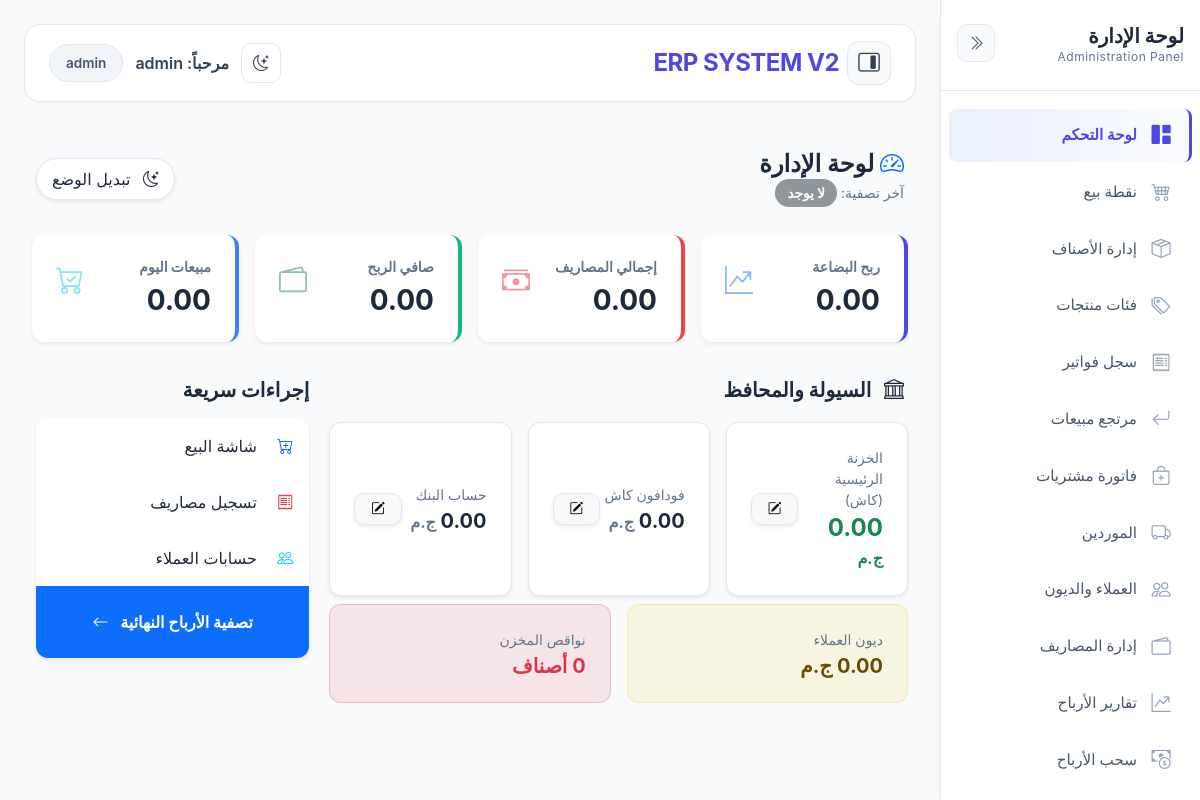
Page /views/admin_dashboard.php (signed in) on the committed database.
### tables this page shows
CREATE TABLE `wallets` (
  `id` int(11) NOT NULL,
  `wallet_name` varchar(50) DEFAULT NULL,
  `balance` decimal(15,2) DEFAULT 0.00,
  `updated_at` timestamp NOT NULL DEFAULT current_timestamp() ON UPDATE current_timestamp()
);

### views/admin_dashboard.php (the view, shortened to what this page needs)
<?php
require_once '../includes/auth.php';
$last_withdraw = $pdo->query("SELECT MAX(created_at) FROM profit_withdrawals")->fetchColumn();
$filter_date = $last_withdraw ? $last_withdraw : '2000-01-01 00:00:00';
$today = date('Y-m-d');
$stmt = $pdo->prepare("SELECT (SELECT COALESCE(SUM(amount),0) FROM cash_transactions WHERE type='income' AND related_type='sale' AND DATE(created_at) = ?) - (SELECT COALESCE(SUM(amount), 0) FROM cash_transactions WHERE related_type='return' AND DATE(created_at) = ?)");
$stmt->execute([$today, $today]);
$today_sales = $stmt->fetchColumn() ?: 0;
$stmt = $pdo->prepare("SELECT SUM(amount) FROM expenses WHERE created_at > ?");
$stmt->execute([$filter_date]);
$total_expenses = $stmt->fetchColumn() ?: 0;
$stmt = $pdo->prepare("
    SELECT COALESCE(SUM(t.item_profit - t.invoice_discount), 0)
    FROM (
        SELECT
            i.id,
            i.created_at,
            COALESCE(i.invoice_discount, 0) AS invoice_discount,
            SUM((ii.price - p.cost_price) * ii.quantity) AS item_profit
        FROM invoices i
        JOIN invoice_items ii ON ii.invoice_id = i.id
        JOIN products p ON p.id = ii.product_id
        GROUP BY i.id, i.created_at, i.invoice_discount
    ) t
    WHERE t.created_at > ?
");
$stmt->execute([$filter_date]);
$sales_profit = $stmt->fetchColumn() ?: 0;
$stmt = $pdo->prepare("SELECT SUM((r.return_price - (p.cost_price * r.quantity))) FROM returns r JOIN products p ON r.product_id = p.id WHERE r.created_at > ?");
$stmt->execute([$filter_date]);
$returns_loss = $stmt->fetchColumn() ?: 0;
$gross_profit = $sales_profit - $returns_loss;
$net_profit = $gross_profit - $total_expenses;
$total_customer_debts = $pdo->query("SELECT SUM(balance) FROM customers")->fetchColumn() ?: 0;
$cash_in_hand = (float) ($pdo->query("SELECT COALESCE(SUM(CASE WHEN type='income' THEN amount ELSE -amount END),0) FROM cash_transactions WHERE payment_method='cash'")->fetchColumn() ?: 0);
$low_stock_count = $pdo->query("SELECT COUNT(*) FROM products WHERE stock_quantity <= 5 AND deleted_at IS NULL")->fetchColumn();
$pdo->exec("
    CREATE TABLE IF NOT EXISTS `wallets` (
        `id` int(11) NOT NULL AUTO_INCREMENT,
        `wallet_name` varchar(50) NOT NULL,
        `balance` decimal(10,2) DEFAULT 0.00,
        `created_at` timestamp NULL DEFAULT CURRENT_TIMESTAMP,
        PRIMARY KEY (`id`),
        UNIQUE KEY `wallet_name` (`wallet_name`)
    ) ENGINE=InnoDB DEFAULT CHARSET=utf8mb4
");
$pdo->exec("INSERT INTO wallets (wallet_name, balance) SELECT 'vodafone', 0 WHERE NOT EXISTS (SELECT 1 FROM wallets WHERE wallet_name = 'vodafone')");
$pdo->exec("INSERT INTO wallets (wallet_name, balance) SELECT 'bank', 0 WHERE NOT EXISTS (SELECT 1 FROM wallets WHERE wallet_name = 'bank')");
$pdo->exec("
    UPDATE wallets w
    SET balance = (
        SELECT COALESCE(SUM(CASE WHEN ct.type = 'income' THEN ct.amount ELSE -ct.amount END), 0)
        FROM cash_transactions ct
        WHERE ct.payment_method = 'vodafone'
    )
    WHERE w.wallet_name = 'vodafone'
");
$pdo->exec("
    UPDATE wallets w
    SET balance = (
        SELECT COALESCE(SUM(CASE WHEN ct.type = 'income' THEN ct.amount ELSE -ct.amount END), 0)
        FROM cash_transactions ct
        WHERE ct.payment_method = 'bank'
    )
    WHERE w.wallet_name = 'bank'
");
$wallets = $pdo->query("SELECT * FROM wallets")->fetchAll();
require_once '../includes/header.php';
?>
<div class="container-fluid py-4">
    <div class="d-flex justify-content-between align-items-center mb-4">
        <div>
            <h2 class="h4 fw-bold mb-0 text-dark"><i class="bi bi-speedometer2 text-primary"></i> لوحة الإدارة</h2>
            <div class="text-muted small">آخر تصفية: <span class="badge bg-secondary opacity-75"><?= $last_withdraw ?: 'لا يوجد' ?></span></div>
        </div>
        <button onclick="toggleTheme()" class="theme-toggle shadow-sm">
            <i id="theme-icon" class="bi bi-moon-stars"></i> <span class="d-none d-md-inline ms-2">تبديل الوضع</span>
        </button>
    </div>
    <div class="row g-3 mb-4">
        <?php
        $stats = [
            ['title' => 'ربح البضاعة', 'value' => $gross_profit, 'bg' => 'primary', 'icon' => 'graph-up-arrow'],
            ['title' => 'إجمالي المصاريف', 'value' => $total_expenses, 'bg' => 'danger', 'icon' => 'cash-stack'],
            ['title' => 'صافي الربح', 'value' => $net_profit, 'bg' => 'success', 'icon' => 'wallet2'],
            ['title' => 'مبيعات اليوم', 'value' => $today_sales, 'bg' => 'info', 'icon' => 'cart-check']
        ];
        foreach($stats as $stat): ?>
        <div class="col-md-3">
            <div class="card border-0 shadow-sm" style="border-right: 4px solid var(--bs-<?= $stat['bg'] ?>) !important;">
                <div class="card-body">
                    <div class="d-flex justify-content-between">
                        <div>
                            <h6 class="text-muted small fw-bold mb-2"><?= $stat['title'] ?></h6>
                            <h3 class="mb-0 fw-bold"><?= number_format($stat['value'], 2) ?></h3>
                        </div>
                        <div class="text-<?= $stat['bg'] ?> fs-3 opacity-50"><i class="bi bi-<?= $stat['icon'] ?>"></i></div>
                    </div>
                </div>
            </div>
        </div>
        <?php endforeach; ?>
    </div>
    <div class="row g-4">
        <div class="col-md-8">
            <h5 class="fw-bold mb-3"><i class="bi bi-bank me-2"></i> السيولة والمحافظ</h5>
            <div class="row g-3">
                <div class="col-md-4">
                    <div class="card h-100 shadow-sm">
                        <div class="card-body d-flex justify-content-between align-items-center py-4">
                            <div class="text-center text-md-start flex-grow-1">
                                <p class="text-muted mb-1 small">الخزنة الرئيسية (كاش)</p>
                                <h4 class="text-success fw-bold mb-0"><?= number_format($cash_in_hand, 2) ?> <small class="fs-6">ج.م</small></h4>
                            </div>
                            <button type="button" class="btn btn-sm btn-light border shadow-sm" data-bs-toggle="modal" data-bs-target="#adjModalCash" title="إيداع أو سحب كاش">
                                <i class="bi bi-pencil-square"></i>
                            </button>
                        </div>
                    </div>
                </div>
                <?php foreach ($wallets as $w):
                    $wn = $w['wallet_name'];
                    $wlabel = $wn === 'vodafone' ? 'فودافون كاش' : 'حساب البنك';
                ?>
                <div class="col-md-4">
                    <div class="card h-100 shadow-sm">
                        <div class="card-body d-flex justify-content-between align-items-center">
                            <div>
                                <p class="text-muted mb-1 small"><?= htmlspecialchars($wlabel) ?></p>
                                <h5 class="mb-0 fw-bold"><?= number_format((float) $w['balance'], 2) ?> <small class="text-muted fs-6">ج.م</small></h5>
                            </div>
                            <button type="button" class="btn btn-sm btn-light border shadow-sm" data-bs-toggle="modal" data-bs-target="#adjModal<?= (int) $w['id'] ?>"><i class="bi bi-pencil-square"></i></button>
                        </div>
                    </div>
                </div>
                <?php endforeach; ?>
            </div>
            <div class="row g-3 mt-1">
                <div class="col-md-6">
                    <div class="card bg-warning bg-opacity-10 border-warning border-opacity-25 shadow-none">
                        <div class="card-body">
                            <p class="text-muted mb-1 small">ديون العملاء</p>
                            <h5 class="mb-0 fw-bold text-warning-emphasis"><?= number_format($total_customer_debts, 2) ?> ج.م</h5>
                        </div>
                    </div>
                </div>
                <div class="col-md-6">
                    <div class="card bg-danger bg-opacity-10 border-danger border-opacity-25 shadow-none">
                        <div class="card-body">
                            <p class="text-muted mb-1 small">نواقص المخزن</p>
                            <h5 class="mb-0 fw-bold text-danger"><?= $low_stock_count ?> أصناف</h5>
                        </div>
                    </div>
                </div>
            </div>
        </div>
        <div class="col-md-4">
            <h5 class="fw-bold mb-3">إجراءات سريعة</h5>
            <div class="card border-0 shadow-sm overflow-hidden">
                <div class="list-group list-group-flush">
                    <a href="pos.php" class="list-group-item list-group-item-action py-3 border-0"><i class="bi bi-cart-plus text-primary me-3"></i> شاشة البيع</a>
                    <a href="expenses.php" class="list-group-item list-group-item-action py-3 border-0"><i class="bi bi-receipt text-danger me-3"></i> تسجيل مصاريف</a>
                    <a href="customers.php" class="list-group-item list-group-item-action py-3 border-0"><i class="bi bi-people text-info me-3"></i> حسابات العملاء</a>
                    <a href="withdrawals.php" class="list-group-item list-group-item-action py-4 bg-primary text-white text-center fw-bold border-0">
                        تصفية الأرباح النهائية <i class="bi bi-arrow-left ms-2"></i>
                    </a>
                </div>
            </div>
        </div>
    </div>
</div>
<?php require_once '../includes/footer.php'; ?>

### includes/header.php (style rules this page uses)
:root { --primary: #4f46e5; --primary-light: #6366f1; --primary-dark: #4338ca; --primary-soft: #e0e7ff; --primary-glow: rgba(79, 70, 229, 0.2); --secondary: #64748b; --success: #10b981; --success-light: #d1fae5; --danger: #ef4444; --danger-light: #fee2e2; --warning: #f59e0b; --warning-light: #fed7aa; --info: #3b82f6; --info-light: #dbeafe; --bg-body: #f8fafc; --bg-card: #ffffff; --bg-sidebar: #ffffff; --bg-header: #ffffff; --bg-hover: #f1f5f9; --bg-input: #ffffff; --bg-table-header: #f8fafc; --text-primary: #0f172a; --text-secondary: #334155; --text-muted: #64748b; --border-light: #e2e8f0; --border-medium: #cbd5e1; --border-focus: #4f46e5; --shadow-sm: 0 1px 2px 0 rgba(0, 0, 0, 0.03); --shadow-md: 0 4px 6px -1px rgba(0, 0, 0, 0.04); --shadow-lg: 0 10px 15px -3px rgba(0, 0, 0, 0.05); --bs-body-bg: var(--bg-body); --bs-body-color: var(--text-primary); --bs-border-color: var(--border-light); --bs-card-bg: var(--bg-card); --bs-secondary-color: var(--text-muted); --bs-tertiary-bg: var(--bg-hover); --bs-primary: var(--primary); --bs-success: var(--success); --bs-danger: var(--danger); --bs-warning: var(--warning); --bs-info: var(--info); --gray-50: var(--bg-body); --gray-100: var(--bg-hover); --gray-200: var(--border-light); --gray-300: var(--border-medium); --gray-400: #94a3b8; --gray-500: var(--text-muted); --gray-600: #475569; --gray-700: var(--text-secondary); --gray-800: #1e293b; --gray-900: var(--text-primary); --space-1: 0.25rem; --space-2: 0.5rem; --space-3: 0.75rem; --space-4: 1rem; --space-5: 1.25rem; --space-6: 1.5rem; --space-8: 2rem; --space-10: 2.5rem; --space-12: 3rem; --transition-fast: 0.15s ease; --transition-base: 0.2s ease; --transition-slow: 0.3s ease; }
* { margin: 0; padding: 0; box-sizing: border-box; transition: background-color var(--transition-base), color var(--transition-base), border-color var(--transition-base); }
body { font-family: 'Cairo', sans-serif; background-color: var(--bg-body); color: var(--text-primary); line-height: 1.5; overflow-x: hidden; transition: background-color var(--transition-base), color var(--transition-base); }
.card { background: var(--bg-card); border-radius: 16px; border: 1px solid var(--gray-200); box-shadow: var(--shadow-sm); transition: all var(--transition-fast); }
.card-body { padding: var(--space-6); }
.btn { display: inline-flex; align-items: center; justify-content: center; gap: var(--space-2); padding: var(--space-3) var(--space-6); border-radius: 10px; font-weight: 600; font-size: 0.95rem; transition: all var(--transition-fast); border: none; cursor: pointer; line-height: 1; }
.btn-sm { padding: var(--space-2) var(--space-4); font-size: 0.85rem; }
.badge { display: inline-flex; align-items: center; padding: var(--space-1) var(--space-3); border-radius: 20px; font-size: 0.85rem; font-weight: 600; line-height: 1.5; }
.row { display: flex; flex-wrap: wrap; margin: calc(var(--space-3) * -1); }

### views/admin_dashboard.php (style rules this page uses)
:root { --erp-bg: #f8fafc; --erp-card: #ffffff; --erp-text-main: #1e293b; --erp-text-muted: #64748b; --erp-border: #e2e8f0; --erp-primary: #4f46e5; --erp-shadow: 0 4px 6px -1px rgba(0, 0, 0, 0.1); }
body { background-color: var(--erp-bg); color: var(--erp-text-main); font-family: 'Inter', system-ui, sans-serif; transition: all 0.3s ease; }
.text-dark, h2, h3, h4, h5, .card-title { color: var(--erp-text-main) !important; }
.text-muted { color: var(--erp-text-muted) !important; }
.card { background-color: var(--erp-card); border: 1px solid var(--erp-border); box-shadow: var(--erp-shadow); border-radius: 12px; }
.list-group-item { background-color: var(--erp-card); border-color: var(--erp-border); color: var(--erp-text-main); }
.theme-toggle { cursor: pointer; padding: 8px 15px; border-radius: 50px; border: 1px solid var(--erp-border); background: var(--erp-card); color: var(--erp-text-main); }

### rows in the picture
wallets: wallet_name "فودافون كاش", balance "0.00"
wallets: wallet_name "حساب البنك", balance "0.00"

### other values in the picture
$_SESSION['username'] "admin"
$_SESSION['role_name'] "admin"
$last_withdraw ?: 'لا يوجد' "لا يوجد"
$stat['title'] "ربح البضاعة"
$stat['value'] "0.00"
$stat['title'] "إجمالي المصاريف"
$stat['title'] "صافي الربح"
$stat['title'] "مبيعات اليوم"
$cash_in_hand "0.00"
$total_customer_debts "0.00"
